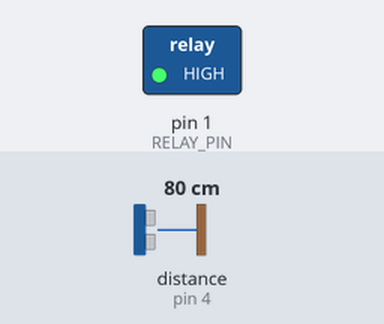
The sketch below on a simulated Arduino Uno, built with avr-gcc and run on an emulated ATmega328P. Shown: switched loads named in the sketch (green lamp = pin HIGH). Wiring (inferred from the names in the program): ultrasonic range finder: trigger pin 3; echo pin 4. The inputs (shaded band) are chosen by the test bench; at power-on: distance to the obstacle (sensor on pin 4) 80 cm. The echo pulse lasts 58.3 µs per cm; pins used as bus, display or sensor lines are not drawn.

Above: at 1.2 s.
1.3 s: distance to the obstacle (sensor on pin 4) set to 4 cm
2.8 s: distance to the obstacle (sensor on pin 4) set to 2 cm
At 3.7 s:
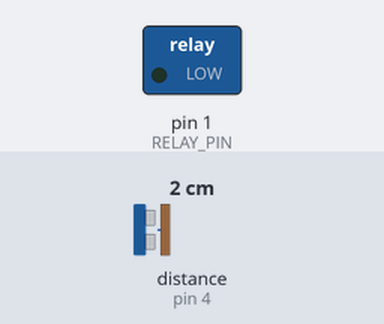
4.3 s: distance to the obstacle (sensor on pin 4) set to 6 cm
5.8 s: distance to the obstacle (sensor on pin 4) set to 9 cm
At 6.7 s:
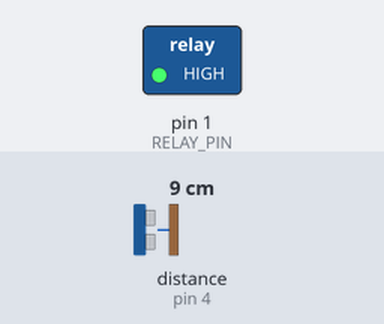
Timing chart, 0 to 8.3 s (numbered marks = the images above; inputs shaded):
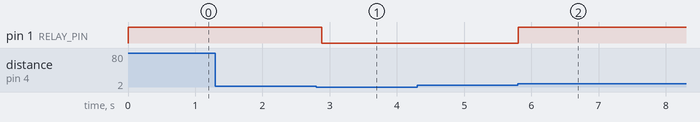

The sketch:

main.ino
```cpp
#define TRIG_PIN 3  // PB3
#define ECHO_PIN 4  // PB4
#define RELAY_PIN 1 // PB1 (Relay control)

#define TANK_EMPTY_LEVEL 6  // Distance in cm (Pump ON threshold)
#define TANK_FULL_LEVEL 1    // Distance in cm (Pump OFF threshold)

void setup() {
    pinMode(TRIG_PIN, OUTPUT);
    pinMode(ECHO_PIN, INPUT);
    pinMode(RELAY_PIN, OUTPUT);
    digitalWrite(RELAY_PIN, LOW); // Start with pump OFF
}

long measureDistance() {
    digitalWrite(TRIG_PIN, LOW);
    delayMicroseconds(2);
    digitalWrite(TRIG_PIN, HIGH);
    delayMicroseconds(10);
    digitalWrite(TRIG_PIN, LOW);

    long duration = pulseIn(ECHO_PIN, HIGH);
    long distance = duration * 0.034 / 2;  // Convert to cm
    return distance;
}

void loop() {
    long waterLevel = measureDistance();

    if (waterLevel > TANK_EMPTY_LEVEL) {
        digitalWrite(RELAY_PIN, HIGH);  // Turn ON pump
    }
    else if (waterLevel <= TANK_FULL_LEVEL) {
        digitalWrite(RELAY_PIN, LOW); // Turn OFF pump
    }

    delay(100); // Delay for stability
}
```

Measured:
- the behaviour switches between 3 and 2 cm on distance to the obstacle (sensor on pin 4) (found by bisection; images 0 and 1)
- the behaviour switches between 7 and 8 cm on distance to the obstacle (sensor on pin 4) (found by bisection; images 1 and 2)
- after the input at 1.3 s, every drawn part: stays the same
- after the input at 2.8 s, pin 1 (RELAY_PIN): HIGH → LOW after 0.08 s
- after the input at 4.3 s, every drawn part: stays the same
- after the input at 5.8 s, pin 1 (RELAY_PIN): LOW → HIGH at once
